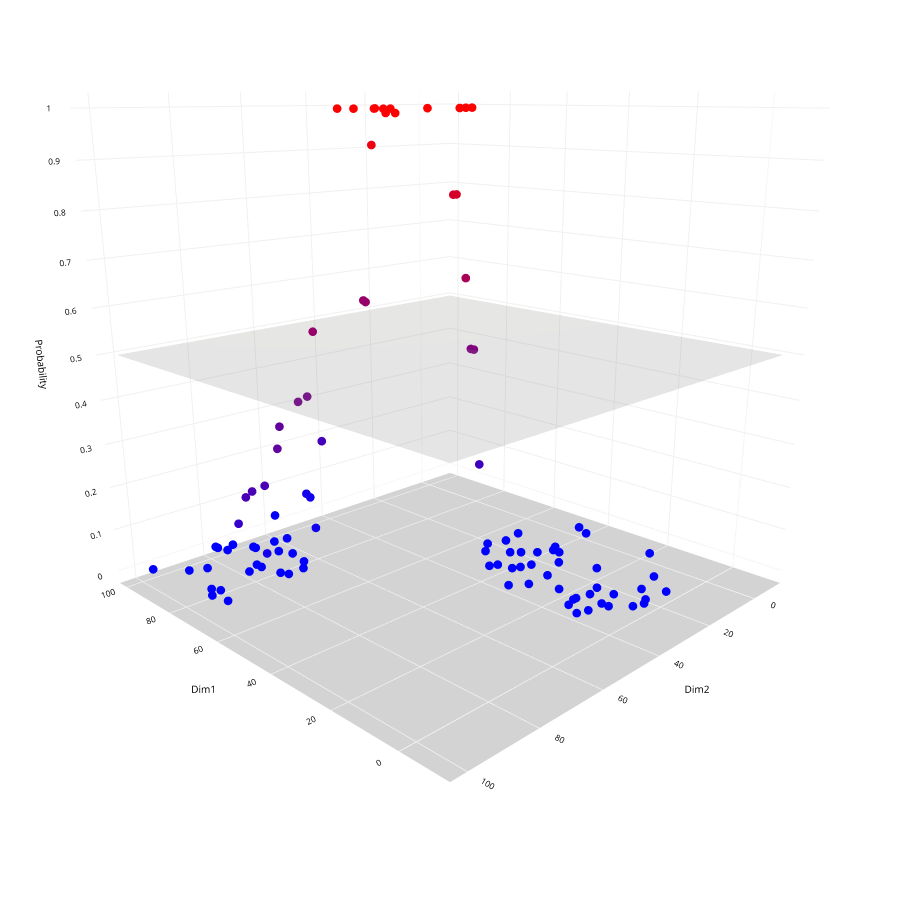

Notebook code cell kept with this figure:
### Code cell
# Specify a size of the mesh to be used
mesh_size=10
margin=10

# Create a mesh grid on which we will run our model
x_min, x_max = dfe_temp['Dim1'].min() - margin, dfe_temp['Dim1'].max() + margin
y_min, y_max = dfe_temp['Dim2'].min() - margin, dfe_temp['Dim2'].max() + margin
xrange = np.arange(x_min, x_max, mesh_size)
yrange = np.arange(y_min, y_max, mesh_size)
xx, yy = np.meshgrid(xrange, yrange)

# Calculate predictions on grid
Z = np.ones_like(xx)*0.5
#Z = Z.reshape(xx.shape)


# Create a 3D scatter plot
fig = px.scatter_3d(dfe_temp, x='Dim1', y='Dim2', z='One', 
                    color='One',
                    color_continuous_scale='Bluered',
                    #opacity=1,  
                    hover_data=['Dim1', 'Dim2', 'Zero', 'One', 'Label_pred'],
                    height=900, width=900
                   )

# Update chart looks
fig.update_layout(#title_text="Scatter 3D Plot",
                  showlegend=False,
                  coloraxis_showscale=False,
                  #legend=dict(orientation="h", yanchor="top", y=1, xanchor="center", x=0.5),
                  scene_camera=dict(up=dict(x=0, y=0, z=1), 
                                        center=dict(x=0, y=0, z=-0.2),
                                        eye=dict(x=-1.5, y=1.5, z=0.5)),
                                        margin=dict(l=0, r=0, b=0, t=0),
                  scene = dict(xaxis=dict(backgroundcolor='white',
                                          color='black',
                                          gridcolor='#f0f0f0',
                                          title_font=dict(size=10),
                                          tickfont=dict(size=10),
                                          #dtick=0.01,
                                         ),
                               yaxis=dict(backgroundcolor='white',
                                          color='black',
                                          gridcolor='#f0f0f0',
                                          title_font=dict(size=10),
                                          tickfont=dict(size=10),
                                          #dtick=0.01,
                                          ),
                               zaxis=dict(backgroundcolor='lightgrey',
                                          color='black', 
                                          gridcolor='#f0f0f0',
                                          title_font=dict(size=10),
                                          title_text='Probability',
                                          tickfont=dict(size=10),
                                          dtick=0.1,
                                         )))

# Update marker size
fig.update_traces(marker=dict(size=3))

# Add prediction plane
fig.add_traces(go.Surface(x=xrange, 
                          y=yrange, 
                          z=Z, 
                          name='Separator',
                          colorscale='Gray',
                          opacity=0.2,
                          showscale=False,))

fig.show()
#fig.write_html('Example_results.html')

### Figure 1 — Plotly figure (JSON) as saved in the notebook; plotly's stock layout.template omitted (floating-point values rounded to 4 significant figures; data arrays with more than 128 entries replaced by an {"elided": "..."} marker saying what was removed)
{"data": [{"customdata": {"elided": "100x2 float values"}, "hovertemplate": "Dim1=%{x}<br>Dim2=%{y}<br>One=%{marker.color}<br>Zero=%{customdata[0]}<br>Label_pred=%{customdata[1]}<extra></extra>", "legendgroup": "", "marker": {"color": [0, 0, 0.5, 0, 0, 0, 0, 0, 0, 0, 0, 0, 0.5, 1, 0, 0, 1, 0, 0, 0, 0, 0, 0, 0, 0, 0, 1, 1, 0, 0, 0, 0, 0, 0.8333, 0, 0, 0, 0, 0, 0, 0, 0, 0.6667, 0, 0.8333, 0, 0, 0, 0.25, 0, 0.2917, 0.375, 1, 0, 0.009259, 0.9907, 0.07593, 0, 0, 0, 0.01111, 0.2917, 0, 1, 0.3843, 0.009259, 0.2917, 0.5907, 0, 0.05926, 0, 0.01111, 1, 0.4583, 0.07481, 0, 0, 0, 0.5907, 0.5833, 1, 0.009259, 0.9278, 0.2083, 1, 0.009259, 0, 0.009259, 0.02667, 0.4583, 0, 0.01111, 0.9907, 0.07481, 0.2667, 0, 0, 1, 0, 0.009259], "coloraxis": "coloraxis", "size": 3, "symbol": "circle"}, "mode": "markers", "name": "", "scene": "scene", "showlegend": false, "type": "scatter3d", "x": [8, 19, 45, 49, 40, 13, 40, 20, 36, 12, 37, 7, 46, 49, 39, 33, 48, 29, 29, 34, 47, 1, 33, 7, 42, 35, 48, 46, 13, 0, 7, 5, 48, 44, 16, 8, 0, 5, 26, 50, 35, 12, 41, 1, 44, 36, 40, 26, 41, 13, 55, 51, 55, 98, 72, 56, 70, 91, 98, 91, 73, 52, 97, 55, 61, 73, 54, 69, 80, 78, 99, 79, 58, 51, 93, 95, 92, 82, 71, 54, 50, 68, 61, 60, 53, 70, 72, 78, 100, 53, 78, 88, 54, 96, 78, 85, 91, 50, 89, 74], "y": [28, 35, 38, 16, 1, 28, 37, 19, 16, 32, 22, 34, 38, 49, 35, 29, 36, 42, 23, 32, 31, 25, 18, 13, 27, 18, 38, 42, 36, 18, 39, 21, 22, 46, 2, 42, 27, 34, 31, 27, 34, 40, 45, 30, 45, 3, 25, 38, 40, 37, 93, 92, 65, 98, 78, 55, 83, 92, 79, 72, 70, 100, 75, 59, 84, 97, 97, 51, 78, 62, 79, 69, 67, 86, 52, 78, 72, 78, 50, 79, 59, 96, 55, 97, 61, 77, 71, 83, 59, 82, 94, 64, 54, 51, 59, 69, 66, 61, 88, 94], "z": [0, 0, 0.5, 0, 0, 0, 0, 0, 0, 0, 0, 0, 0.5, 1, 0, 0, 1, 0, 0, 0, 0, 0, 0, 0, 0, 0, 1, 1, 0, 0, 0, 0, 0, 0.8333, 0, 0, 0, 0, 0, 0, 0, 0, 0.6667, 0, 0.8333, 0, 0, 0, 0.25, 0, 0.2917, 0.375, 1, 0, 0.009259, 0.9907, 0.07593, 0, 0, 0, 0.01111, 0.2917, 0, 1, 0.3843, 0.009259, 0.2917, 0.5907, 0, 0.05926, 0, 0.01111, 1, 0.4583, 0.07481, 0, 0, 0, 0.5907, 0.5833, 1, 0.009259, 0.9278, 0.2083, 1, 0.009259, 0, 0.009259, 0.02667, 0.4583, 0, 0.01111, 0.9907, 0.07481, 0.2667, 0, 0, 1, 0, 0.009259]}, {"colorscale": [[0, "rgb(0, 0, 0)"], [0.09091, "rgb(16, 16, 16)"], [0.1818, "rgb(38, 38, 38)"], [0.2727, "rgb(59, 59, 59)"], [0.3636, "rgb(81, 80, 80)"], [0.4545, "rgb(102, 101, 101)"], [0.5455, "rgb(124, 123, 122)"], [0.6364, "rgb(146, 146, 145)"], [0.7273, "rgb(171, 171, 170)"], [0.8182, "rgb(197, 197, 195)"], [0.9091, "rgb(224, 224, 223)"], [1, "rgb(254, 254, 253)"]], "name": "Separator", "opacity": 0.2, "showscale": false, "type": "surface", "x": [-10, 0, 10, 20, 30, 40, 50, 60, 70, 80, 90, 100], "y": [-9, 1, 11, 21, 31, 41, 51, 61, 71, 81, 91, 101], "z": {"elided": "12x12 float values"}}], "layout": {"coloraxis": {"colorbar": {"title": {"text": "One"}}, "colorscale": [[0, "rgb(0,0,255)"], [1, "rgb(255,0,0)"]], "showscale": false}, "height": 900, "legend": {"tracegroupgap": 0}, "margin": {"b": 0, "l": 0, "r": 0, "t": 0}, "scene": {"camera": {"center": {"x": 0, "y": 0, "z": -0.2}, "eye": {"x": -1.5, "y": 1.5, "z": 0.5}, "up": {"x": 0, "y": 0, "z": 1}}, "domain": {"x": [0, 1], "y": [0, 1]}, "xaxis": {"backgroundcolor": "white", "color": "black", "gridcolor": "#f0f0f0", "tickfont": {"size": 10}, "title": {"font": {"size": 10}, "text": "Dim1"}}, "yaxis": {"backgroundcolor": "white", "color": "black", "gridcolor": "#f0f0f0", "tickfont": {"size": 10}, "title": {"font": {"size": 10}, "text": "Dim2"}}, "zaxis": {"backgroundcolor": "lightgrey", "color": "black", "dtick": 0.1, "gridcolor": "#f0f0f0", "tickfont": {"size": 10}, "title": {"font": {"size": 10}, "text": "Probability"}}}, "showlegend": false, "width": 900}}
